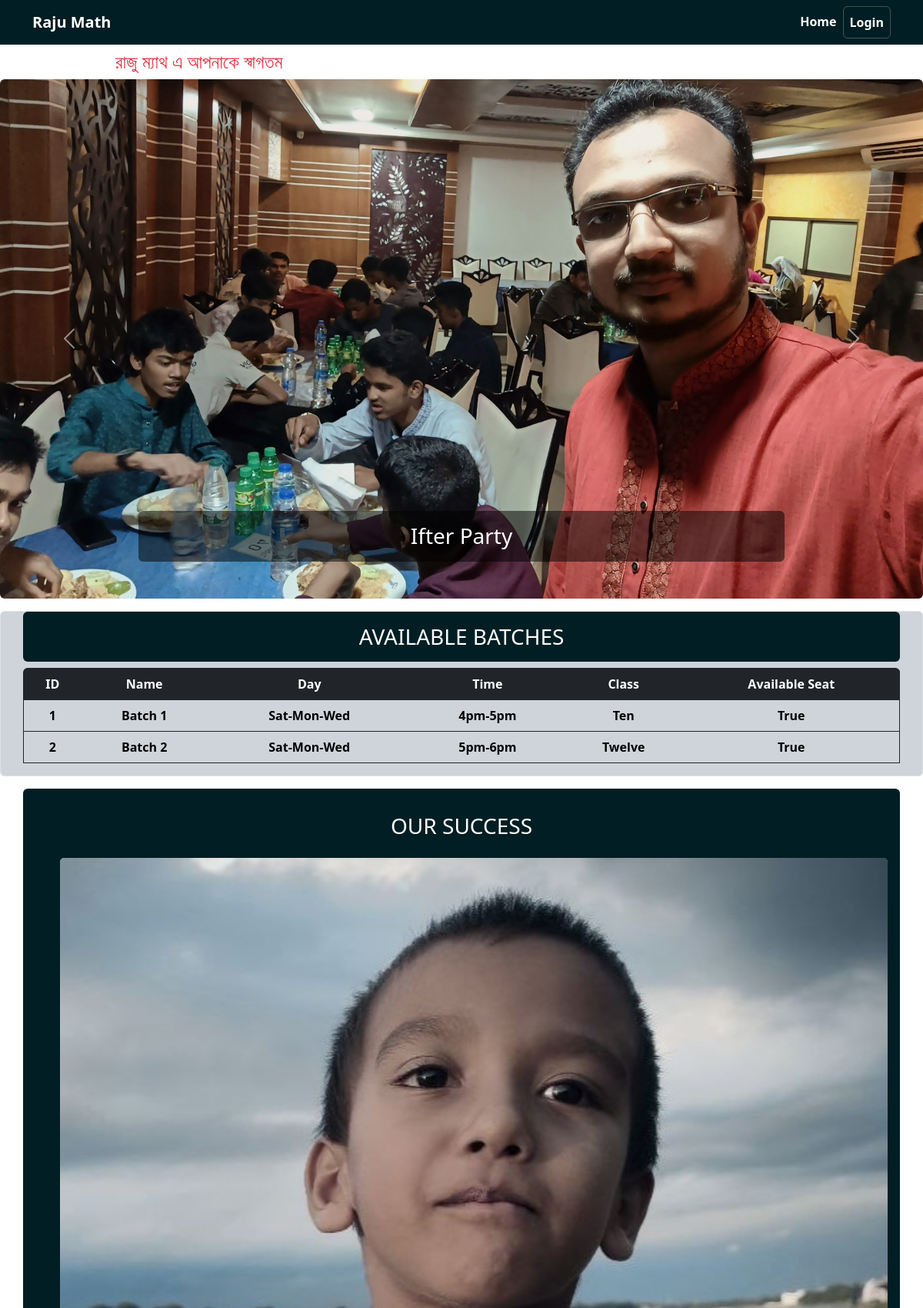
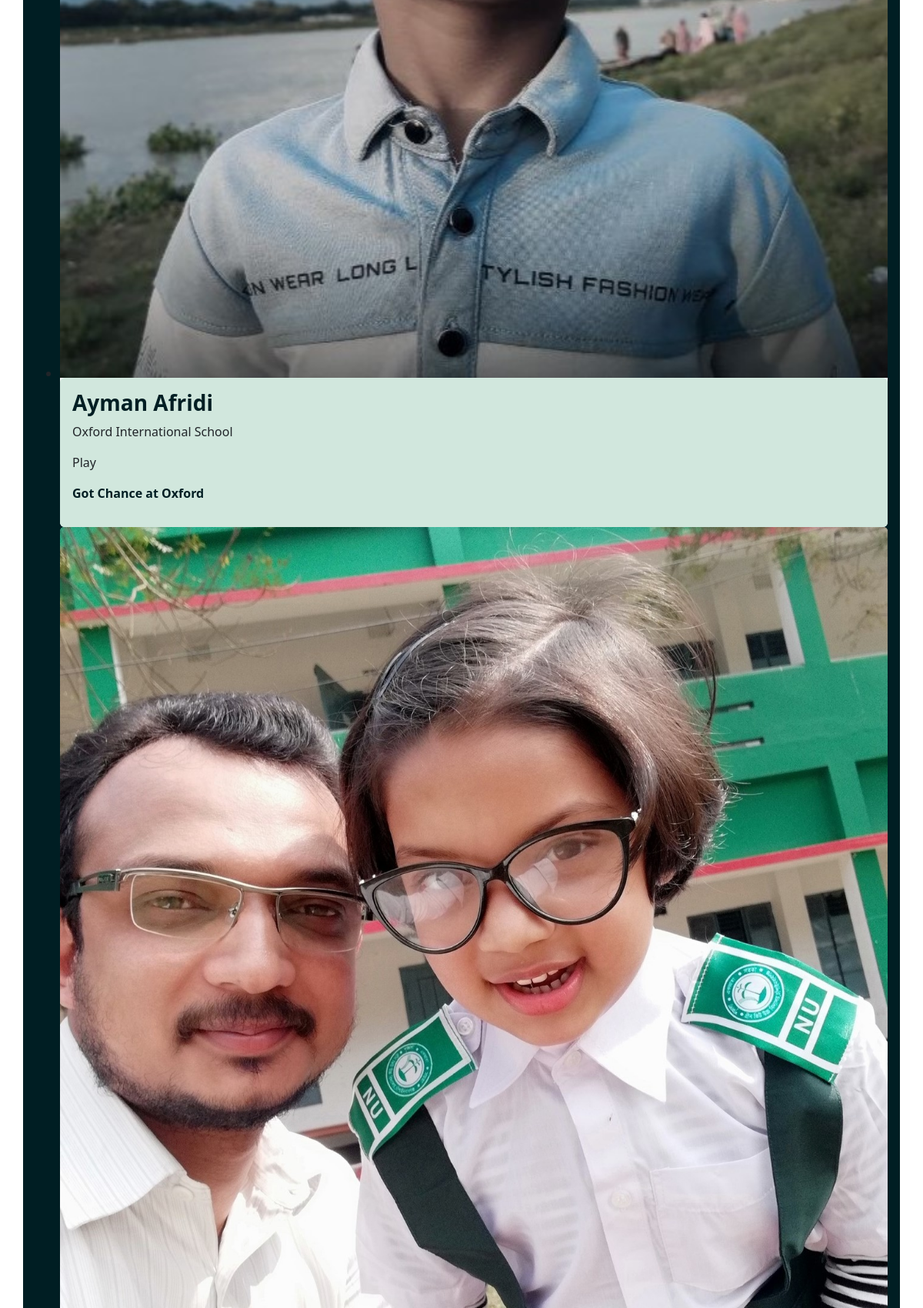
The page / (upper part) on the database its author committed (2 pictures, top to bottom).
### core/models.py (models this page shows, shortened)
class NoticeBoard(models.Model):
    notice = models.TextField(blank=True, null=True)
    last_update = models.DateTimeField(auto_now=True)

class Banner(models.Model):
    image = models.ImageField(upload_to='banners')
    title = models.CharField(max_length=255)

class CurrentClass(models.Model):
    name = models.CharField(max_length=50)
    def __str__(self) -> str:
        return self.name

class SuccessStudent(models.Model):
    name = models.CharField(max_length=255)
    image = models.ImageField(upload_to='success_students', blank=True, null=True)
    school = models.CharField(max_length=255)
    current_class = models.CharField(max_length=50)
    success = models.CharField(max_length=255)

### batches/models.py (models this page shows, shortened)
class Batch(models.Model):
    students = models.ManyToManyField(Student, null=True, blank=True, related_name="batches")
    title = models.CharField(max_length=255)
    level = models.ForeignKey(CurrentClass, on_delete=models.SET_NULL, null=True)
    day = models.CharField(max_length=255, default='')
    time = models.CharField(max_length=255)
    created_at = models.DateField(auto_now_add=True)
    is_active = models.BooleanField(default=True)
    fee = models.IntegerField()
    attendances = models.ManyToManyField('Attendance', blank=True, related_name="batches")

### core/views.py (the view)
# urls.py: path('', views.home, name='home'),
def home(request):
    banners = Banner.objects.all()
    batches = Batch.objects.all()
    successStudents = SuccessStudent.objects.all()
    notice = NoticeBoard.objects.latest('last_update')  # Assuming you want to show the latest notice
    form = NoticeBoardForm(instance=notice)
    context = {
        'banners': banners,
        'successStudents': successStudents,
        'notice': notice,
        'form': form,
        'batches':batches
    }
    return render(request, 'core/home.html', context)

### core/templates/core/home.html (shortened to what this page needs)
{% extends "base.html" %}
{% block content %}
<div class='d-flex w-75 m-auto  notice-board'>
    <marquee class='mt-2 text-danger fw-bold'><h4>{{ notice.notice }}</h4></marquee>
</div>
<section>
    <div id="carouselExampleCaptions" class="carousel slide carousel-fade" data-bs-ride="carousel">
        <div class="carousel-inner">
            {% for banner in banners %}
            <div class="carousel-item {% if forloop.first %}active{% endif %}">
                <img src="{{ banner.image.url }}" class="d-block w-100 rounded" style="max-height: 90vh; object-fit: cover; object-position: center;" alt="{{ banner.title }}">
                <div class="carousel-caption d-none d-md-block">
                    <h3 class="tbg p-3 rounded">{{ banner.title }}</h3>
                </div>
            </div>
            {% endfor %}
        </div>
        <button class="carousel-control-prev" type="button" data-bs-target="#carouselExampleCaptions" data-bs-slide="prev">
            <span class="carousel-control-prev-icon" aria-hidden="true"></span>
        </button>
        <button class="carousel-control-next" type="button" data-bs-target="#carouselExampleCaptions" data-bs-slide="next">
            <span class="carousel-control-next-icon" aria-hidden="true"></span>
        </button>
    </div>
</section>
<section class="mt-3  border p-0 bg-dark-subtle rounded">
    <h3 class="container text-white text-center bg-banner p-3 rounded">AVAILABLE BATCHES</h3>
    {% include "batches/available_batches.html" %}
</section>
<section class="container mt-3 p-3 rounded bg-banner">
    <h3 class="text-white p-3 text-center">OUR SUCCESS</h3>
<div class="swiffy-slider slider-item-show3 slider-nav-round slider-nav-page ">
    <ul class="slider-container">
        {% for student in successStudents %}
        <li>
            <div class="card text-dark border-0">
                <div class="ratio ratio-1x1">
                    <img src="{{ student.image.url }}" class="card-img-top" loading="lazy" alt="...">
                </div>
                <div class="card-body bg-success-subtle p-3 rounded">
                    <div class="">
                        <h3 class="my-text">{{student.name}}</h3>
                        <p class="">{{student.school}}</p>
                        <p class="">{{student.current_class}}</p>
                        <p class="my-text">{{student.success}}</p>
                    </div>
                </div>
            </div>
        </li>
        {% endfor %}
    </ul>
</div>
</section>
{% endblock content %}

### templates/base.html (shortened to what this page needs)
<!doctype html>
{% load static %}
<html lang="en">
  <head>
    <link href="https://cdn.jsdelivr.net/npm/swiffy-slider@1.6.0/dist/css/swiffy-slider.min.css" rel="stylesheet">
    <link href="https://cdn.jsdelivr.net/npm/bootstrap@5.3.3/dist/css/bootstrap.min.css" rel="stylesheet">
    <link rel="stylesheet" href="https://cdnjs.cloudflare.com/ajax/libs/font-awesome/6.5.2/css/all.min.css" />
    <link rel="stylesheet" href="{% static 'css/main.css' %}">
  </head>
  <body class="">
    <div>
      {% include "navbar.html" %}
    </div>
    <div class=''>
      {% block content %}{% endblock content %}
    </div>
  </body>
</html>

### templates/navbar.html (shortened to what this page needs)
<nav class="navbar navbar-expand-lg brand-color" data-bs-theme="dark">
  <div class="container" >
    <a class="navbar-brand text-white fw-bold" href="{% url "home" %}">Raju Math</a>
    <div class="collapse navbar-collapse" id="navbarSupportedContent">
      <ul class="navbar-nav ms-auto mb-2 mb-lg-0">
        <li class="nav-item">
          <a class="nav-link" href="{% url "home" %}">Home</a>
        </li>
        {% if request.user.is_authenticated %}
        <li class="nav-item">
          <a class="nav-link" href="{% url "payments_list" %}">Payments</a>
        </li>
        <li class="nav-item dropdown">
          <a class="nav-link border rounded dropdown-toggle" href="#" role="button" data-bs-toggle="dropdown" aria-expanded="false">
            {{ request.user.first_name }} {{ request.user.last_name }}
          </a>
          <ul class="dropdown-menu bg-banner">
            <li><a class="dropdown-item" href="{% url "profile" %}">Profile</a></li>
            <li><hr class="dropdown-divider"></li>
            <li><a class="dropdown-item" href="{% url "logout" %}">Logout</a></li>
          </ul>
        </li>
        {% else %}
        <li class="nav-item">
          <a class="nav-link border rounded" href="{% url 'login' %}">Login</a>
        </li>
        {% endif %}
      </ul>
    </div>
  </div>
</nav>

### batches/templates/batches/available_batches.html
<div class="container table-responsive rounded p-0">
    <table class="table table-hover border border-dark align-middle text-center ">
        <thead >
          <tr >
            <th class="bg-dark text-white" scope="col">ID</th>
            <th class="bg-dark text-white" scope="col">Name</th>
            <th class="bg-dark text-white" scope="col">Day</th>
            <th class="bg-dark text-white" scope="col">Time</th>
            <th class="bg-dark text-white" scope="col">Class</th>
            <th class="bg-dark text-white" scope="col">Available Seat</th>
          </tr>
        </thead>
        <tbody>
            {% for batch in batches %}
            <tr>
                <th class="bg-transparent fw-bold" scope="row">{{batch.id}}</th>
                <td class="bg-transparent fw-bold">{{batch.title}}</td>
                <td class="bg-transparent fw-bold">{{batch.day}}</td>
                <td class="bg-transparent fw-bold">{{batch.time}}</td>
                <td class="bg-transparent fw-bold">{{batch.level}}</td>
                <td class="bg-transparent fw-bold">{{batch.is_active}}</td>
            </tr>
            {% endfor %}
        </tbody>
      </table>
</div>

### static/css/main.css (style rules this page uses)
.brand-color { background-color: rgb(0, 30, 35); }
.bg-banner { background: rgb(0, 30, 35); }
.my-text { color:rgb(0, 30, 35); font-weight: bold; }
.nav-item a { color: white; font-weight: bold; transition: .3s; }
.tbg { background-color: rgba(0, 0, 0, 0.506); }

### rows shown on the page
NoticeBoard: notice "রাজু ম্যাথ এ আপনাকে স্বাগতম"
Banner: image (picture), title "Ifter Party"
Batch: id "1", title "Batch 1", day "Sat-Mon-Wed", time "4pm-5pm", level "Ten", is_active "True"
Batch: id "2", title "Batch 2", day "Sat-Mon-Wed", time "5pm-6pm", level "Twelve", is_active "True"
SuccessStudent: image (picture), name "Ayman Afridi", school "Oxford International School", current_class "Play", success "Got Chance at Oxford"
SuccessStudent: image (picture)
